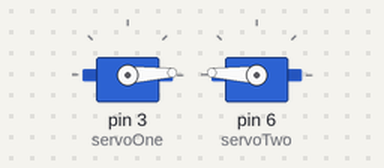
Bench run of a sketch on a simulated Arduino Uno, built with avr-gcc and run on an emulated ATmega328P. Parts: 2 × servo.

Above: at 0.05 s.
At 1.35 s:
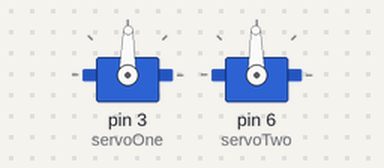
At 2.65 s:
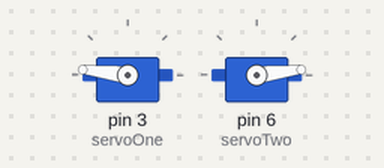
At 5.25 s:
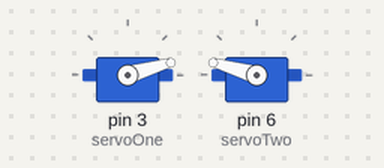
Timing chart, 0 to 7.1 s (numbered marks = the images above):
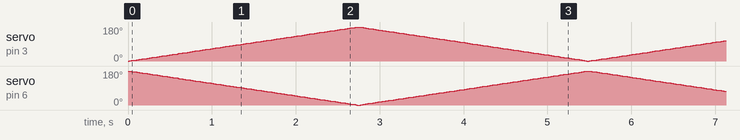

The sketch:

ServoCode.ino
```cpp
#include <Servo.h>

Servo servoOne;
Servo servoTwo;
int pos=0;

void setup() {
  servoOne.attach(3);
  servoTwo.attach(6);
}

void loop() {

  for (int pos = 0; pos <= 180; pos+=1) {
    servoOne.write(pos);
    servoTwo.write(180 - pos);
    delay(15);
  }

  for (int pos = 180; pos >= 0; pos-=1) {
    servoOne.write(pos);
    servoTwo.write(180 - pos);
    delay(15);
  }
}
```
